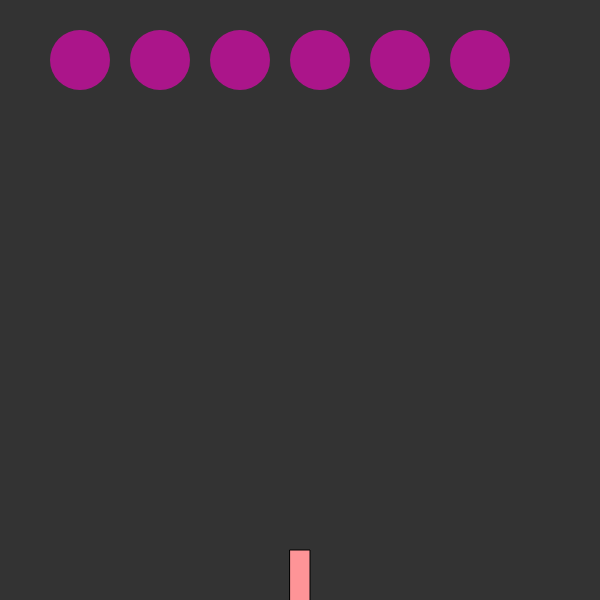
Frame 1 (no input)
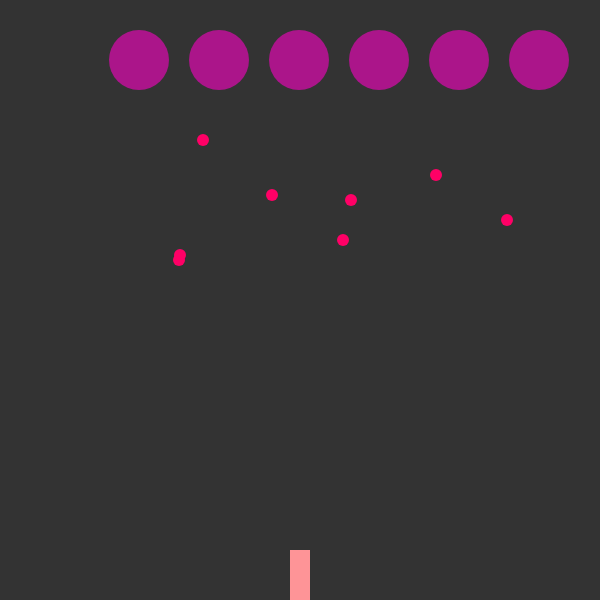
Frame 60 (no input)
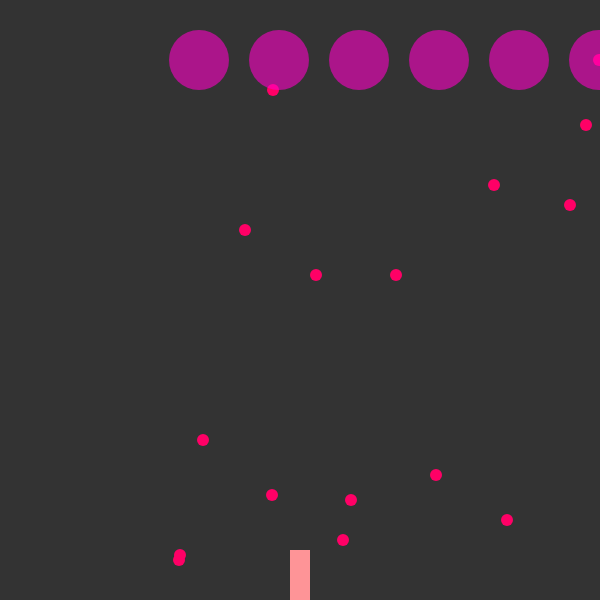
Frame 120 (the mouse pressed at the canvas centre since frame 60)

The p5.js sketch that drew these frames (run headless with seeded random() and noise() and a simulated clock; from frame 60 on, the mouse is pressed at the canvas centre):

// p5.js sketch
// ── sketch.js
var ship;
var flowers = [];
var drops = [];
var drops2 = [];
var flowerDestroyed = 0;
var changeColor; // for background when you win
var win = false;
var lose = false;
var growthCount = 0;

function setup() {
	createCanvas(600, 600);
	ship = new Ship();
	for (var i = 0; i < 6; i ++) {
		flowers[i] = new Flower(i * 80 + 80, 60);
	}

	flower = new Flower();
alert('CONTROLS' + '\n' + 'MOVEMENT: LEFT and RIGHT directional keys \n' +
 'ACTION: Hit the SPACEBAR to shoot! \nPAUSE: If you wish to pause press BACKSPACE' );

alert('Please click OK to save the world from falling spheres!\nMove fast and shoot FASTER!');



}




// function for when you win 
function changecolors() {
    changeColor = 1;
    setInterval(change(), 4000);

}

// function for when you win 
function change() {
    if (changeColor === 1) {
        color = "#13073A";
        changeColor = 2;
    } else {
        color = "#530E53";
        changeColor = 1;
    } 
 
    background(color);
    
}




function draw() {
	background(51);
	ship.show();
	ship.move();
	shipDrops();
	alienDrops();
	dropsAndAliens();
	dropDelete();
	drop2Delete();
}

	// if 0 drops, show and move none, if 5, etc..
	function shipDrops() {
				for (var i = 0; i < drops.length; i ++) {
				drops[i].show();
				drops[i].move();
		for (var j = 0; j < flowers.length; j++) {
		if(drops[i].hits(flowers[j]) ) {
				flowers[j].shrink();
				if (flowers[j].r === 0) {
					flowers[j].destroy();
					flowerDestroyed++;
				}
			// get rid of drops after it encounters ship
					drops[i].evaporate();
				
			}

					if(flowers[j].toDelete) {
			// if this drop remove, use splice function to splice out of array
					flowers.splice(j, 1);	// splice out i, at 1
					}

		}
	}
			// artifically increased by 1 to exit increase loop
			if (flowerDestroyed === 7) {
				alert('You have saved the world from circular existence! Please refresh your browser to play again!');
				flowerDestroyed--;
				win = true;
			}
			// changes color to indicate winner 
			if (win === true) {
				//changecolors();
				background('#A40538');
				change();
				alert('YOU WIN! Please click OK, then refresh your browser champ! If you have seen this message twice please press OK!');
				
			}

			if (lose === true) {
				//changecolors();
				
				alert('YOU DIED! Please refresh your browser then press OK!');
				
			}

		
}

	function alienDrops() {
		// below is for alien/flower fire drops 2
		for (var i = 0; i < drops2.length; i ++) {
			drops2[i].show();
			drops2[i].move();
		if(drops2[i].hits(ship) ) {
			ship.shrink();
			ship.shipHit();
			drops2[i].evaporate(); // must evap after shrink
			ship.destroy();
			if (ship.toDelete) {
				delete ship.x;
				delete ship.y;
				lose = true;
			 } // above is in progress, deletes after ten hits?
			
		 }

	 }
}



	function dropsAndAliens() {
	var randomNumber; // for aliens to shoot 
	var edge = false;
	var attackSpeed = 75;
	
	// loop to show multiple flowers 
	for (var i = 0; i < flowers.length; i ++) {
		flowers[i].show();
		flowers[i].move();
		// ******************************************
 			randomNumber = Math.floor(Math.random() * (attackSpeed) );
  				if(randomNumber === 5) {
				var drop2 = new Drop2(flowers[i].x, flowers[i].y, flowers[i].r);  
				drops2.push(drop2);

				if (flowerDestroyed === 6) { // for boss to have big bullets
					drop2.r = 50;
					// find a way to increase bullet speed?
				}
  			}


  			// speed up shots if 3 are destroyed
  			if (flowerDestroyed === 3) {
  				attackSpeed = 6;
  			}else if (flowerDestroyed === 4) {
  				attackSpeed = 10;
  			} else if (flowerDestroyed === 5) {
  				attackSpeed = 5;
  				flowers[i].r += 0.50;
  				if (flowers[i].r > 300) { // specify size of last big flower
  					flowerDestroyed++;
  				}
  				if (flowerDestroyed === 6) {
  					flowers[i] = new Flower(500, 0); 
  					flowers[i].r = 250; // new flower radius size 
  					flowers[i].xdir = 4;
  					attackSpeed = 5;
  					
  				}
  			} 

		//**************** above aliens shooting 

		// below could be method, this will ensure the flowers dont 
		//go offscreen and they move 
		//makes whtever flower hits this space become the farther most
		//right flower,
		if (flowers[i].x > width || flowers[i]. x < 0 ) {
			edge = true;
		}
		// so they cant float off screen

		if (flowers[i].y > 570) { // repostion at top
			flowers[i].y = 10;
		} else if (flowers[i].y < 5) {
			flowers[i].y = 5;
		}

	}
		// so if right is true, loop thru them all again and reset x
		if (edge) {
			for (var i = 0; i < flowers.length; i ++) {
			// if any flower hits edge, all will shift down
			// and start moving to the left 
			flowers[i].shiftDown();
		}
	}



}


function dropDelete() {

	for (var i = drops.length - 1; i >= 0; i--) {
			if(drops[i].toDelete || drops[i].y === 20) {
			// if this drop remove, use splice function to splice out of array
				drops.splice(i, 1);	// splice out i, at 1
			}

		}

}

function drop2Delete() {
		for (var i = drops2.length - 1; i >= 0; i--) {
			if(drops2[i].toDelete || drops2[i].y === height || drops2[i].y > ship.y) {
			// if this drop remove, use splice function to splice out of array
				drops2.splice(i, 1);	// splice out i, at 1
			}
   		}

}


function keyReleased() {
	if (key != ' ') {
	ship.setDir(0); // when i lift the key, stop moving
	} 
}



function keyPressed() {
	// event triggered when user presses key, check keycode
	if(key === ' ') {
		var drop = new Drop(ship.x, height); // start ship x and bottom of screen 
		drops.push(drop); // when user hits space, add this event to array
		
		
	}

	if(keyCode === BACKSPACE) {
		alert('PAUSED\nPress OK to resume DAWG!');
	}


	if (flowerDestroyed === 6) {
		if(keyCode === ENTER) {
		var drop = new Drop(ship.x, height); // start ship x and bottom of screen 
		drops.push(drop); // when user hits space, add this event to array
		drop.r = 35;
		// maybe have do more damage? also stops movemnt for some reason 
		}
	}


	if (keyCode === RIGHT_ARROW) {
		// +1 move right
		ship.setDir(1);
		// keep from going off screen
	} else if (keyCode === LEFT_ARROW) {
		// -1 move left
		ship.setDir(-1);
	} // setir only when pressing key, want continuous movement 
}


// ── drop.js
function Drop(x, y) {
	// so it always starts in the middle of the window
	this.x = x;
	this.y = y;
	this.r = 8;
	this.toDelete = false; // var start as false, for drop flag
	

	this.show = function() {
		// ctr for ship object
		noStroke(); 
		fill(150, 0, 255);
		ellipse(this.x, this.y, this.r * 2, this.r * 2); // shuld be var
	}

	this.evaporate = function() {
		// set flag to delete the drop
		this.toDelete = true;

	}




// below, if distance btween 2 circles is less than the sum of their radi
	this.hits = function(flower) {
		var d = dist(this.x, this.y, flower.x, flower.y);
		if( d < this.r + flower.r) {
			return true; // when drop hits flower 
		}else {
			return false; // when drop misses flower
		}


		

	}

	this.move = function() {

		this. y = this.y -5;
		
	}


	this.outOfBounds = function() {
		if (this.r > height) {

			
		}

	}


	
}
// ── drop2.js
function Drop2(x, y, ra) {
	// so it always starts in the middle of the window
	// ra = radius of the alien 
	this.x = x;
	this.y = y;
	this.ra = ra;
	this.r = 6;
	this.toDelete = false; // var start as false, for drop flag


	this.show = function() {
		// ctr for ship object
		noStroke(); // not sure
		//fill(150, 0, 255);
		fill('#ff0066');
		ellipse(this.x, this.y, this.r * 2, this.r * 2); // shuld be var
	}

	this.evaporate = function() {
		// set flag to delete the drop
		this.toDelete = true;

	}




// below, if distance btween 2 circles is less than the sum of their radi
	this.hits = function(ship) {
		var d = dist(this.x, this.y, ship.x, ship.y);
		if( d < this.r + ship.shipR + 9) {
			return true; // when drop hits flower 
		}else {
			return false; // when drop misses flower
		}
	}

	this.move = function() {

		this.y = this.y +5;
	}
	
}
// ── flower.js
function Flower(x, y) {
	// so it always starts in the middle of the window
	this.x = x;
	this.y = y;
	this.r = 30;
	this.toDelete = false;
	var reverse2 = 600; // for movement up and down
	var reverse3 = 0;

	this.xdir = 1; // this is for the movement of the flowers as a whole 
	this.ydir = 1;

	this.shrink = function() {
		this.r -= 2;
	
	}

	this.destroy = function() {
		// set flag to delete the drop
		this.toDelete = true;

	}

	// move y down and change direction

	this.shiftDown = function() {
		if (reverse2 >= 300) {
		this.xdir *= -1; // reverse direction
		this.y += this.r; // this.r becuz it is the objects r
		reverse2 -= 30;
	} else if (reverse2 < 300) {
		this.xdir *= -1;
		this.y = this.y - 30;
		reverse3 += 30;
		if (reverse3 === 300) { // reset counter objects to continue loop up and down
			reverse2 = 600; // this is basically a shiftUp function
			reverse3 = 0;
		}
		
	  }
	}

	this.move = function() {
		this.x = this.x + this.xdir;
	}


	this.show = function() {
		// ctr for ship object
		noStroke();
		fill(255, 0, 200, 150);
		ellipse(this.x, this.y, this.r * 2, this.r * 2);
	}

	
}
// ── ship.js
function Ship() {
	// so it always starts in the middle of the window
	this.x = width/2;
	this.y = height - 20;
	this.xdir = 0;
	this.toDelete = false;
	this.w = 20;
	this.h = 60;
	this.shipR = this.x/this.y;

	var shipColor = '#FE9497';
	var count = 0; // counts number of hits


	this.show = function() {
		// ctr for ship object
		fill(shipColor);
		rectMode(CENTER)
		rect(this.x, this.y, this.w, this.h);
	}

	this.shrink = function() {
		this.w -= 2;
		this.h -= 2;
		count++;
	}


	this.shipHit = function() {
		if (count === 1) {
			shipColor = '#DD4649';
		} else if (count === 2) {
			shipColor = '#FC6E72';
		} else if (count === 3) {
			shipColor = '#ED3035';
		} else if (count === 4) {
			shipColor = '#DD4649';
		} else if (count === 5) {
			shipColor = '#FEBEC0';
		} else if (count === 6) {
			shipColor = '#E73034';
		} else if (count === 7) {
			shipColor = '#DD4649';
		} else if (count === 8) {
			shipColor = '#FEBEC0';
		} else if (count === 9) {
			shipColor = '#DD4649';
		} else if (count === 10) {
			shipColor = '#FE9497';
		} else if (count === 11) {
			shipColor = '#FEBEC0';
		} 
	}

this.destroy = function() {
		// set flag to delete the drop
		if (count === 11) {
			this.toDelete = true;
			background('#C90904');
		}

	}



	// recieve value and set x direction to value
	this.setDir = function(dir) {
		this.xdir = dir;
	}

	this.move = function(dir) {
		// * 5 allows quicker movment of 5 pixels
		this.x += this.xdir * 5;
		if (this.x > 600) {
			this.x = 600;
		} else if (this.x < 0) {
			this.x = 0;
		} // keeps in bounds 
	}
}
